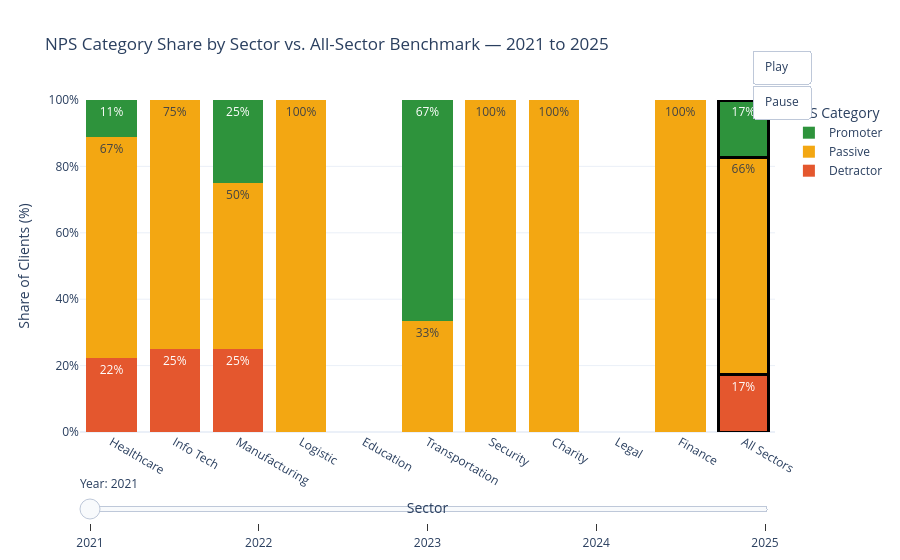

The cell this chart's notebook holds for it:
### Code cell
"""
NPS Category Share by Sector + All-Sector Benchmark — with a Year Slider
Stacked, %-normalized bar chart. One bar per sector, plus an "All Sectors"
bar for the overall benchmark, for each year. Drag the slider to see how
the mix shifts year over year.
"""

import pandas as pd
import plotly.graph_objects as go

# ---------------------------------------------------------------------------
# Load & merge
# ---------------------------------------------------------------------------
profiles = pd.read_csv("cleaned/client_profiles_clean.csv")
survey = pd.read_csv("cleaned/client_survey_clean.csv")
df = survey.merge(profiles[["CLIENT ID", "SECTOR", "org_size"]], on="CLIENT ID", how="left")

NPS_ORDER = ["Detractor", "Passive", "Promoter"]
NPS_COLORS = {"Detractor": "#E4572E", "Passive": "#F3A712", "Promoter": "#2E933C"}
years = sorted(df["YEAR"].unique())

# Fix the sector order using overall frequency across all years (most clients first),
# so the x-axis categories don't jump around as the slider moves
sector_order = (
    df["SECTOR"].value_counts().index.tolist()
)
x_categories = sector_order + ["All Sectors"]

def shares_for_year(year):
    """Return a DataFrame indexed by x_categories with Detractor/Passive/Promoter % columns."""
    sub = df[df["YEAR"] == year]

    # per-sector counts
    counts = sub.groupby(["SECTOR", "nps_category"]).size().unstack(fill_value=0)
    counts = counts.reindex(sector_order, fill_value=0)
    for cat in NPS_ORDER:
        if cat not in counts.columns:
            counts[cat] = 0
    counts = counts[NPS_ORDER]

    # all-sectors row (overall benchmark for that year)
    overall = sub["nps_category"].value_counts()
    overall_row = pd.Series({cat: overall.get(cat, 0) for cat in NPS_ORDER}, name="All Sectors")
    counts = pd.concat([counts, overall_row.to_frame().T])

    totals = counts.sum(axis=1).replace(0, pd.NA)
    shares = counts.div(totals, axis=0) * 100
    return shares.reindex(x_categories).fillna(0)

# ---------------------------------------------------------------------------
# Build frames — one per year
# ---------------------------------------------------------------------------
frames = []
for yr in years:
    shares = shares_for_year(yr)
    frame_data = [
        go.Bar(
            x=x_categories,
            y=shares[cat],
            marker_color=NPS_COLORS[cat],
            text=[f"{v:.0f}%" for v in shares[cat]],
            textposition="inside",
            name=cat,
        )
        for cat in NPS_ORDER
    ]
    frames.append(go.Frame(data=frame_data, name=str(yr)))

# ---------------------------------------------------------------------------
# Initial figure = first year's frame
# ---------------------------------------------------------------------------
initial_shares = shares_for_year(years[0])
fig = go.Figure(
    data=[
        go.Bar(
            x=x_categories,
            y=initial_shares[cat],
            marker_color=NPS_COLORS[cat],
            text=[f"{v:.0f}%" for v in initial_shares[cat]],
            textposition="inside",
            name=cat,
        )
        for cat in NPS_ORDER
    ],
    frames=frames,
)

# Highlight the "All Sectors" bar with a border so it reads as the benchmark, not just another sector
fig.update_traces(marker_line_width=0)
for cat_idx in range(len(NPS_ORDER)):
    line_widths = [0] * len(sector_order) + [3]
    line_colors = ["rgba(0,0,0,0)"] * len(sector_order) + ["black"]
    fig.data[cat_idx].marker.line.width = line_widths
    fig.data[cat_idx].marker.line.color = line_colors

# ---------------------------------------------------------------------------
# Slider + play/pause controls
# ---------------------------------------------------------------------------
slider_steps = [
    dict(
        method="animate",
        args=[[str(yr)], {"mode": "immediate", "frame": {"duration": 300, "redraw": True}, "transition": {"duration": 200}}],
        label=str(yr),
    )
    for yr in years
]

fig.update_layout(
    barmode="stack",
    title=f"NPS Category Share by Sector vs. All-Sector Benchmark — {years[0]} to {years[-1]}",
    xaxis_title="Sector",
    yaxis_title="Share of Clients (%)",
    yaxis=dict(ticksuffix="%", range=[0, 100]),
    legend_title="NPS Category",
    template="plotly_white",
    sliders=[dict(
        active=0,
        currentvalue={"prefix": "Year: "},
        steps=slider_steps,
        pad={"t": 40},
    )],
    updatemenus=[dict(
        type="buttons",
        showactive=False,
        y=1.15, x=1.05, xanchor="right",
        buttons=[
            dict(label="Play", method="animate",
                 args=[None, {"frame": {"duration": 600, "redraw": True}, "fromcurrent": True, "transition": {"duration": 200}}]),
            dict(label="Pause", method="animate",
                 args=[[None], {"frame": {"duration": 0, "redraw": False}, "mode": "immediate"}]),
        ],
    )],
)

# Update the title as the slider moves
for i, yr in enumerate(years):
    frames[i].layout = go.Layout(title=f"NPS Category Share by Sector vs. All-Sector Benchmark — {yr}")

fig.show()

### Figure 1 — Plotly figure (JSON) as saved in the notebook; plotly's stock layout.template omitted (floating-point values rounded to 4 significant figures)
{"data": [{"marker": {"color": "#E4572E", "line": {"color": ["rgba(0,0,0,0)", "rgba(0,0,0,0)", "rgba(0,0,0,0)", "rgba(0,0,0,0)", "rgba(0,0,0,0)", "rgba(0,0,0,0)", "rgba(0,0,0,0)", "rgba(0,0,0,0)", "rgba(0,0,0,0)", "rgba(0,0,0,0)", "black"], "width": [0, 0, 0, 0, 0, 0, 0, 0, 0, 0, 3]}}, "name": "Detractor", "text": ["22%", "25%", "25%", "0%", "0%", "0%", "0%", "0%", "0%", "0%", "17%"], "textposition": "inside", "type": "bar", "x": ["Healthcare", "Info Tech", "Manufacturing", "Logistic", "Education", "Transportation", "Security", "Charity", "Legal", "Finance", "All Sectors"], "y": [22.22, 25, 25, 0, 0, 0, 0, 0, 0, 0, 17.24]}, {"marker": {"color": "#F3A712", "line": {"color": ["rgba(0,0,0,0)", "rgba(0,0,0,0)", "rgba(0,0,0,0)", "rgba(0,0,0,0)", "rgba(0,0,0,0)", "rgba(0,0,0,0)", "rgba(0,0,0,0)", "rgba(0,0,0,0)", "rgba(0,0,0,0)", "rgba(0,0,0,0)", "black"], "width": [0, 0, 0, 0, 0, 0, 0, 0, 0, 0, 3]}}, "name": "Passive", "text": ["67%", "75%", "50%", "100%", "0%", "33%", "100%", "100%", "0%", "100%", "66%"], "textposition": "inside", "type": "bar", "x": ["Healthcare", "Info Tech", "Manufacturing", "Logistic", "Education", "Transportation", "Security", "Charity", "Legal", "Finance", "All Sectors"], "y": [66.67, 75, 50, 100, 0, 33.33, 100, 100, 0, 100, 65.52]}, {"marker": {"color": "#2E933C", "line": {"color": ["rgba(0,0,0,0)", "rgba(0,0,0,0)", "rgba(0,0,0,0)", "rgba(0,0,0,0)", "rgba(0,0,0,0)", "rgba(0,0,0,0)", "rgba(0,0,0,0)", "rgba(0,0,0,0)", "rgba(0,0,0,0)", "rgba(0,0,0,0)", "black"], "width": [0, 0, 0, 0, 0, 0, 0, 0, 0, 0, 3]}}, "name": "Promoter", "text": ["11%", "0%", "25%", "0%", "0%", "67%", "0%", "0%", "0%", "0%", "17%"], "textposition": "inside", "type": "bar", "x": ["Healthcare", "Info Tech", "Manufacturing", "Logistic", "Education", "Transportation", "Security", "Charity", "Legal", "Finance", "All Sectors"], "y": [11.11, 0, 25, 0, 0, 66.67, 0, 0, 0, 0, 17.24]}], "layout": {"barmode": "stack", "legend": {"title": {"text": "NPS Category"}}, "sliders": [{"active": 0, "currentvalue": {"prefix": "Year: "}, "pad": {"t": 40}, "steps": [{"args": [["2021"], {"frame": {"duration": 300, "redraw": true}, "mode": "immediate", "transition": {"duration": 200}}], "label": "2021", "method": "animate"}, {"args": [["2022"], {"frame": {"duration": 300, "redraw": true}, "mode": "immediate", "transition": {"duration": 200}}], "label": "2022", "method": "animate"}, {"args": [["2023"], {"frame": {"duration": 300, "redraw": true}, "mode": "immediate", "transition": {"duration": 200}}], "label": "2023", "method": "animate"}, {"args": [["2024"], {"frame": {"duration": 300, "redraw": true}, "mode": "immediate", "transition": {"duration": 200}}], "label": "2024", "method": "animate"}, {"args": [["2025"], {"frame": {"duration": 300, "redraw": true}, "mode": "immediate", "transition": {"duration": 200}}], "label": "2025", "method": "animate"}]}], "title": {"text": "NPS Category Share by Sector vs. All-Sector Benchmark — 2021 to 2025"}, "updatemenus": [{"buttons": [{"args": [null, {"frame": {"duration": 600, "redraw": true}, "fromcurrent": true, "transition": {"duration": 200}}], "label": "Play", "method": "animate"}, {"args": [[null], {"frame": {"duration": 0, "redraw": false}, "mode": "immediate"}], "label": "Pause", "method": "animate"}], "showactive": false, "type": "buttons", "x": 1.05, "xanchor": "right", "y": 1.15}], "xaxis": {"title": {"text": "Sector"}}, "yaxis": {"range": [0, 100], "ticksuffix": "%", "title": {"text": "Share of Clients (%)"}}}}
